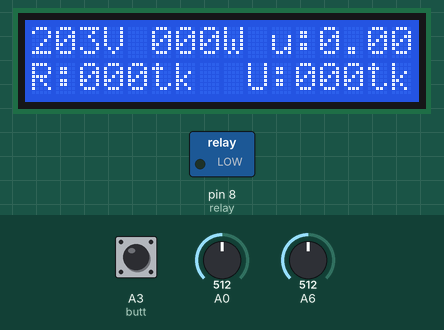
Simulated run of this sketch. Board: Arduino Nano, built with avr-gcc and run on an emulated ATmega328P. On the bench: 16×2 character LCD, switched loads named in the sketch (green lamp = pin HIGH). Inputs (shaded band) come from the test bench; at power-on: A3 (butt) LOW, A0 = 512, A6 = 512.

Above: at 1.6 s.
1.7 s: A3 (butt) pulled HIGH for 1 s
At 4.9 s:
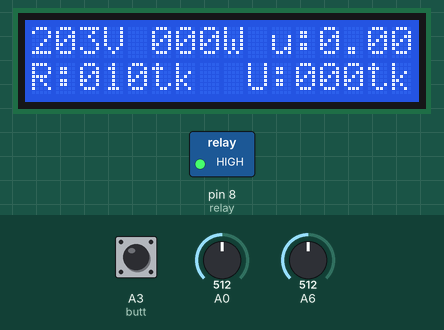
5.4 s: A0 set to 716
At 8.3 s:
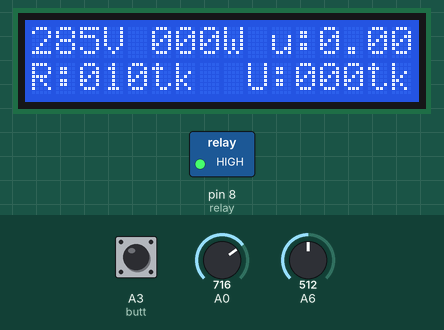
9.1 s: A6 set to 716
At 10.9 s:
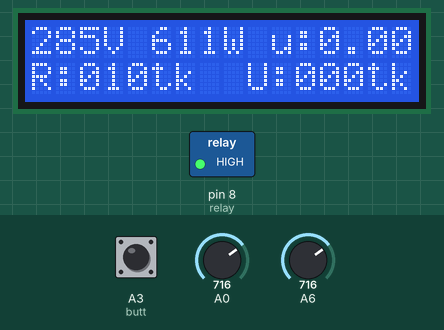
12.7 s: A0 set to 900
At 14.3 s:
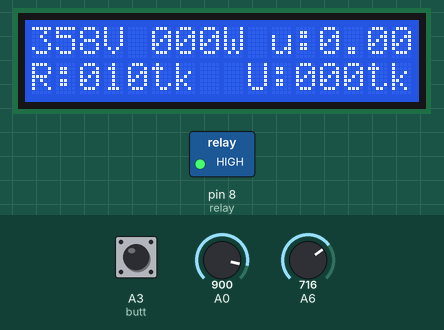
15.2 s: A6 set to 900
At 17.0 s:
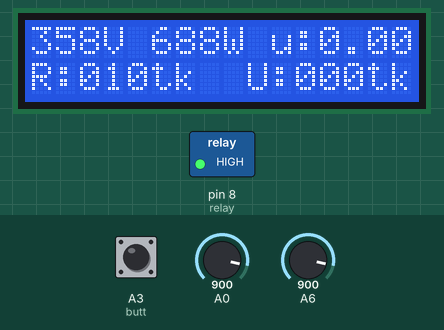
18.9 s: A3 (butt) pulled HIGH for 1 s
At 21.6 s:
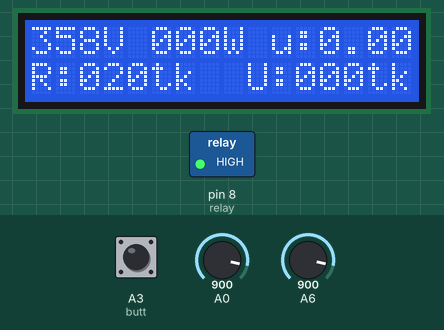
Timing chart, 0 to 23.1 s (numbered marks = the images above; inputs shaded):
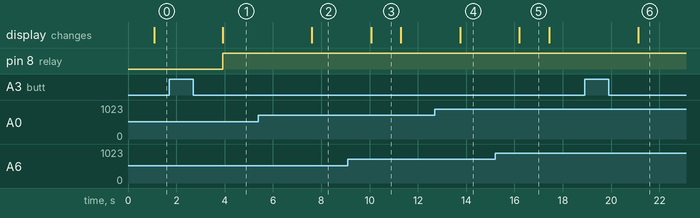

The sketch:

digital_energy_meter.ino
```cpp
#include <LiquidCrystal.h>

#define butt A3
#define relay 8
LiquidCrystal lcd(7, 6, 5, 4, 3, 2);

int mVperAmp = 385; // use 100 for 20A Module and 66 for 30A Module

int acVolt, watt, bill, balance, ct, st, second, minute;
float unit;

void setup() {
  Serial.begin(115200);
  lcd.begin(16, 2);
  pinMode(relay, OUTPUT);
  pinMode(butt, INPUT);
}

void loop() {
  int volt = getACvolt();
  double amps = getCurrent(A6) - 0.06;
  watt = acVolt * amps;
  if(watt < 0) watt = 0;
  checkSecond();

  if(balance > 0) digitalWrite(relay, 1);
  else digitalWrite(relay, 0);

  lcd.setCursor(0, 0);
  lcd.print((String) leadZero(volt) + "V " + leadZero(watt) + "W u:" + unit + "      ");
  lcd.setCursor(0, 1);
  lcd.print((String)"R:" + leadZero(balance) + "tk  U:" + leadZero(bill) + "tk   ");

  if(digitalRead(butt)) {balance += 10; while(digitalRead(butt));}
  delay(200);
}

void checkSecond(){
  ct = millis();
  if(ct - st >= 1000){
    st = ct;
    second++;
    if(second == 60){
      minute++;
      second = 0;

      unit += (watt / 1000.0);
      bill += (unit * 10);
      if(balance > 0) balance -= bill;
    }
  }
}

String leadZero(int val){
  if(val < 10)return (String)"00" + val;
  else if(val < 100) return (String)"0" + val;
  else return (String)val;
}

int getACvolt(){
  for(byte i = 0; i < 100; i++){
    if(analogRead(A0) == 0) acVolt = 0;
    else if(analogRead(A0) > acVolt){
      acVolt = analogRead(A0);
    }
  }
  return acVolt / 2.51;
}

float getCurrent(byte pin){
  float result;

  int readValue;
  int maxValue = 0;
  int minValue = 1024;
  double VRMS = 0;
  double AmpsRMS = 0;

  uint32_t start_time = millis();
  while((millis()-start_time) < 1000) {
    readValue = analogRead(pin);
    if (readValue > maxValue) maxValue = readValue;
    if (readValue < minValue) minValue = readValue;
  }
  result = ((maxValue - minValue) * 5.0) / 1024.0;
  VRMS = (result / 2.0) * 0.707;
  AmpsRMS = (VRMS * 1000) / mVperAmp;
  return AmpsRMS;
}
```

Measured:
- after the input at 1.7 s, pin 8 (relay): LOW → HIGH after 2.2 s; the display: changes after 2.2 s (image 1)
- after the input at 5.4 s, the display: changes after 2.2 s (image 2)
- after the input at 9.1 s, the display: changes after 0.97 s (image 3)
- after the input at 12.7 s, the display: changes after 1.0 s (image 4)
- after the input at 15.2 s, the display: changes after 1.0 s (image 5)
- after the input at 18.9 s, the display: changes after 2.2 s (image 6)
- what the display in image 3 shows lasts 1.2 s, from 10.1 s to 11.3 s
